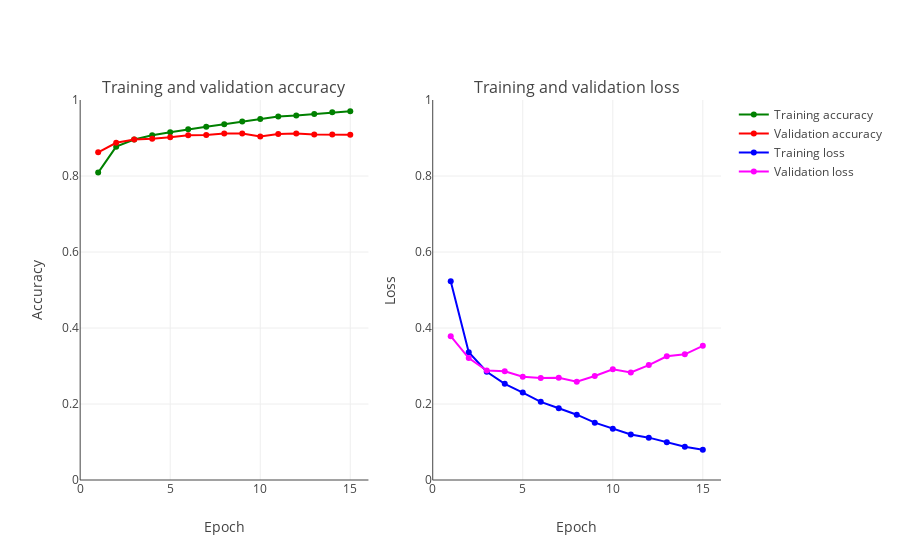

The notebook cell this image was saved under:
### Markdown cell above
## <a id="53">Validation accuracy and loss</a>

Let's plot the train and validation accuracy and loss, from the train history.

### Code cell
def create_trace(x,y,ylabel,color):
        trace = go.Scatter(
            x = x,y = y,
            name=ylabel,
            marker=dict(color=color),
            mode = "markers+lines",
            text=x
        )
        return trace
    
def plot_accuracy_and_loss(train_model):
    hist = train_model.history
    acc = hist['acc']
    val_acc = hist['val_acc']
    loss = hist['loss']
    val_loss = hist['val_loss']
    epochs = list(range(1,len(acc)+1))
    
    trace_ta = create_trace(epochs,acc,"Training accuracy", "Green")
    trace_va = create_trace(epochs,val_acc,"Validation accuracy", "Red")
    trace_tl = create_trace(epochs,loss,"Training loss", "Blue")
    trace_vl = create_trace(epochs,val_loss,"Validation loss", "Magenta")
   
    fig = tools.make_subplots(rows=1,cols=2, subplot_titles=('Training and validation accuracy',
                                                             'Training and validation loss'))
    fig.append_trace(trace_ta,1,1)
    fig.append_trace(trace_va,1,1)
    fig.append_trace(trace_tl,1,2)
    fig.append_trace(trace_vl,1,2)
    fig['layout']['xaxis'].update(title = 'Epoch')
    fig['layout']['xaxis2'].update(title = 'Epoch')
    fig['layout']['yaxis'].update(title = 'Accuracy', range=[0,1])
    fig['layout']['yaxis2'].update(title = 'Loss', range=[0,1])

    
    iplot(fig, filename='accuracy-loss')

plot_accuracy_and_loss(train_model)

### Figure 1 — Plotly figure (JSON) as saved in the notebook; plotly's stock layout.template omitted (floating-point values rounded to 4 significant figures)
{"data": [{"marker": {"color": "Green"}, "mode": "markers+lines", "name": "Training accuracy", "text": ["1", "2", "3", "4", "5", "6", "7", "8", "9", "10", "11", "12", "13", "14", "15"], "type": "scatter", "uid": "2c677013-ba8b-4a4f-bcbb-9f20542ff684", "x": [1, 2, 3, 4, 5, 6, 7, 8, 9, 10, 11, 12, 13, 14, 15], "xaxis": "x", "y": [0.8089, 0.8772, 0.8959, 0.9075, 0.9151, 0.9231, 0.9298, 0.9362, 0.9433, 0.9499, 0.9563, 0.959, 0.9631, 0.9677, 0.9704], "yaxis": "y"}, {"marker": {"color": "Red"}, "mode": "markers+lines", "name": "Validation accuracy", "text": ["1", "2", "3", "4", "5", "6", "7", "8", "9", "10", "11", "12", "13", "14", "15"], "type": "scatter", "uid": "eb252a37-27b8-4f65-a3de-438995762518", "x": [1, 2, 3, 4, 5, 6, 7, 8, 9, 10, 11, 12, 13, 14, 15], "xaxis": "x", "y": [0.8624, 0.8874, 0.8963, 0.8978, 0.9018, 0.9075, 0.9076, 0.9122, 0.9118, 0.9042, 0.9104, 0.9122, 0.9094, 0.9094, 0.9087], "yaxis": "y"}, {"marker": {"color": "Blue"}, "mode": "markers+lines", "name": "Training loss", "text": ["1", "2", "3", "4", "5", "6", "7", "8", "9", "10", "11", "12", "13", "14", "15"], "type": "scatter", "uid": "ca1929a7-a79b-482f-adc2-375c778187ef", "x": [1, 2, 3, 4, 5, 6, 7, 8, 9, 10, 11, 12, 13, 14, 15], "xaxis": "x2", "y": [0.5233, 0.3361, 0.2849, 0.253, 0.2301, 0.2057, 0.1887, 0.1718, 0.1509, 0.135, 0.1198, 0.1115, 0.09958, 0.08726, 0.07952], "yaxis": "y2"}, {"marker": {"color": "Magenta"}, "mode": "markers+lines", "name": "Validation loss", "text": ["1", "2", "3", "4", "5", "6", "7", "8", "9", "10", "11", "12", "13", "14", "15"], "type": "scatter", "uid": "aba4de56-c81a-439e-8909-db4aadd83cb2", "x": [1, 2, 3, 4, 5, 6, 7, 8, 9, 10, 11, 12, 13, 14, 15], "xaxis": "x2", "y": [0.3784, 0.3209, 0.288, 0.2863, 0.272, 0.2686, 0.2689, 0.2589, 0.2736, 0.2915, 0.2831, 0.3024, 0.3256, 0.3308, 0.3532], "yaxis": "y2"}], "layout": {"annotations": [{"font": {"size": 16}, "showarrow": false, "text": "Training and validation accuracy", "x": 0.225, "xanchor": "center", "xref": "paper", "y": 1, "yanchor": "bottom", "yref": "paper"}, {"font": {"size": 16}, "showarrow": false, "text": "Training and validation loss", "x": 0.775, "xanchor": "center", "xref": "paper", "y": 1, "yanchor": "bottom", "yref": "paper"}], "xaxis": {"anchor": "y", "domain": [0, 0.45], "title": {"text": "Epoch"}}, "xaxis2": {"anchor": "y2", "domain": [0.55, 1], "title": {"text": "Epoch"}}, "yaxis": {"anchor": "x", "domain": [0, 1], "range": [0, 1], "title": {"text": "Accuracy"}}, "yaxis2": {"anchor": "x2", "domain": [0, 1], "range": [0, 1], "title": {"text": "Loss"}}}}
